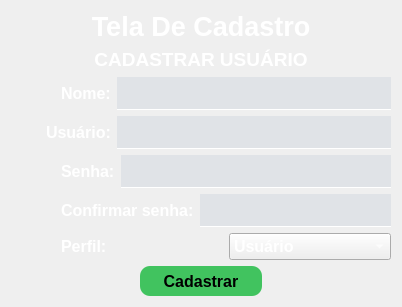
      <widget class="QWidget" name="pg_cadastro">
       <layout class="QVBoxLayout" name="verticalLayout_9">
        <item>
         <widget class="QLabel" name="label_18">
          <property name="font">
           <font>
            <pointsize>20</pointsize>
           </font>
          </property>
          <property name="text">
           <string>&lt;html&gt;&lt;head/&gt;&lt;body&gt;&lt;p align=&quot;center&quot;&gt;&lt;span style=&quot; font-weight:600; color:#ffffff;&quot;&gt;Tela De Cadastro&lt;/span&gt;&lt;/p&gt;&lt;/body&gt;&lt;/html&gt;</string>
          </property>
          <property name="alignment">
           <set>Qt::AlignCenter</set>
          </property>
         </widget>
        </item>
        <item>
         <widget class="QLabel" name="label_8">
          <property name="text">
           <string>&lt;html&gt;&lt;head/&gt;&lt;body&gt;&lt;p align=&quot;center&quot;&gt;&lt;img src=&quot;_imgs/user.png&quot;/&gt;&lt;/p&gt;&lt;p align=&quot;center&quot;&gt;&lt;span style=&quot; font-size:14pt; font-weight:600; color:#ffffff;&quot;&gt;CADASTRAR USUÁRIO&lt;/span&gt;&lt;/p&gt;&lt;/body&gt;&lt;/html&gt;</string>
          </property>
          <property name="alignment">
           <set>Qt::AlignCenter</set>
          </property>
         </widget>
        </item>
        <item>
         <layout class="QHBoxLayout" name="horizontalLayout_5">
          <property name="leftMargin">
           <number>50</number>
          </property>
          <item>
           <widget class="QLabel" name="label_9">
            <property name="text">
             <string>&lt;html&gt;&lt;head/&gt;&lt;body&gt;&lt;p&gt;&lt;span style=&quot; font-size:12pt; font-weight:600; color:#ffffff;&quot;&gt;Nome:&lt;/span&gt;&lt;/p&gt;&lt;/body&gt;&lt;/html&gt;</string>
            </property>
           </widget>
          </item>
          <item>
           <widget class="QLineEdit" name="txt_nome">
            <property name="styleSheet">
             <string notr="true">color:rgba(211, 239, 251,1);
border-bottom: 1px solid white;
border-radius:None;
background-color:rgba(85,115,155,0.1);
font-family:Trebuchet MS;
font-size:21px;</string>
            </property>
           </widget>
          </item>
         </layout>
        </item>
        <item>
         <layout class="QHBoxLayout" name="horizontalLayout_8">
          <property name="leftMargin">
           <number>35</number>
          </property>
          <item>
           <widget class="QLabel" name="label_13">
            <property name="text">
             <string>&lt;html&gt;&lt;head/&gt;&lt;body&gt;&lt;p&gt;&lt;span style=&quot; font-size:12pt; font-weight:600; color:#ffffff;&quot;&gt;Usuário:&lt;/span&gt;&lt;/p&gt;&lt;/body&gt;&lt;/html&gt;</string>
            </property>
           </widget>
          </item>
          <item>
           <widget class="QLineEdit" name="txt_usuario">
            <property name="styleSheet">
             <string notr="true">color:rgba(211, 239, 251,1);
border-bottom: 1px solid white;
border-radius:None;
background-color:rgba(85,115,155,0.1);
font-family:Trebuchet MS;
font-size:21px;</string>
            </property>
            <property name="echoMode">
             <enum>QLineEdit::Normal</enum>
            </property>
           </widget>
          </item>
         </layout>
        </item>
        <item>
         <layout class="QHBoxLayout" name="horizontalLayout_9">
          <property name="leftMargin">
           <number>50</number>
          </property>
          <item>
           <widget class="QLabel" name="label_14">
            <property name="text">
             <string>&lt;html&gt;&lt;head/&gt;&lt;body&gt;&lt;p&gt;&lt;span style=&quot; font-size:12pt; font-weight:600; color:#ffffff;&quot;&gt;Senha:&lt;/span&gt;&lt;/p&gt;&lt;/body&gt;&lt;/html&gt;</string>
            </property>
           </widget>
          </item>
          <item>
           <widget class="QLineEdit" name="txt_senha">
            <property name="styleSheet">
             <string notr="true">color:rgba(211, 239, 251,1);
border-bottom: 1px solid white;
border-radius:None;
background-color:rgba(85,115,155,0.1);
font-family:Trebuchet MS;
font-size:21px;</string>
            </property>
            <property name="echoMode">
             <enum>QLineEdit::Password</enum>
            </property>
           </widget>
          </item>
         </layout>
        </item>
        <item>
         <layout class="QHBoxLayout" name="horizontalLayout_10">
          <property name="leftMargin">
           <number>50</number>
          </property>
          <item>
           <widget class="QLabel" name="label_15">
            <property name="text">
             <string>&lt;html&gt;&lt;head/&gt;&lt;body&gt;&lt;p&gt;&lt;span style=&quot; font-size:12pt; font-weight:600; color:#ffffff;&quot;&gt;Confirmar senha:&lt;/span&gt;&lt;/p&gt;&lt;/body&gt;&lt;/html&gt;</string>
            </property>
           </widget>
          </item>
          <item>
           <widget class="QLineEdit" name="txt_senha2">
            <property name="styleSheet">
             <string notr="true">color:rgba(211, 239, 251,1);
border-bottom: 1px solid white;
border-radius:None;
background-color:rgba(85,115,155,0.1);
font-family:Trebuchet MS;
font-size:21px;</string>
            </property>
            <property name="echoMode">
             <enum>QLineEdit::Password</enum>
            </property>
           </widget>
          </item>
         </layout>
        </item>
        <item>
         <layout class="QHBoxLayout" name="horizontalLayout_7">
          <property name="leftMargin">
           <number>50</number>
          </property>
          <item>
           <widget class="QLabel" name="label_10">
            <property name="text">
             <string>&lt;html&gt;&lt;head/&gt;&lt;body&gt;&lt;p&gt;&lt;span style=&quot; font-size:12pt; font-weight:600; color:#ffffff;&quot;&gt;Perfil:&lt;/span&gt;&lt;/p&gt;&lt;/body&gt;&lt;/html&gt;</string>
            </property>
           </widget>
          </item>
          <item>
           <widget class="QComboBox" name="cb_perfil">
            <property name="minimumSize">
             <size>
              <width>0</width>
              <height>0</height>
             </size>
            </property>
            <property name="font">
             <font>
              <pointsize>12</pointsize>
              <weight>75</weight>
              <bold>true</bold>
             </font>
            </property>
            <property name="cursor">
             <cursorShape>PointingHandCursor</cursorShape>
            </property>
            <property name="styleSheet">
             <string notr="true">color: white;</string>
            </property>
            <property name="editable">
             <bool>false</bool>
            </property>
            <property name="currentText">
             <string>Usuário</string>
            </property>
            <property name="placeholderText">
             <string/>
            </property>
            <item>
             <property name="text">
              <string>Usuário</string>
             </property>
            </item>
            <item>
             <property name="text">
              <string>Administrador</string>
             </property>
            </item>
           </widget>
          </item>
         </layout>
        </item>
        <item>
         <layout class="QHBoxLayout" name="horizontalLayout_6">
          <item>
           <widget class="QLabel" name="label_11">
            <property name="text">
             <string/>
            </property>
           </widget>
          </item>
          <item>
           <widget class="QPushButton" name="btn_cadastrar">
            <property name="minimumSize">
             <size>
              <width>0</width>
              <height>30</height>
             </size>
            </property>
            <property name="font">
             <font>
              <pointsize>12</pointsize>
              <weight>75</weight>
              <bold>true</bold>
              <stylestrategy>PreferAntialias</stylestrategy>
             </font>
            </property>
            <property name="cursor">
             <cursorShape>PointingHandCursor</cursorShape>
            </property>
            <property name="styleSheet">
             <string notr="true">QPushButton{
	color:rgb(0, 0, 0);
	border-radius: 10px;
	font-size: 16px;
	background-color:rgb(65, 195, 95);
}

QPushButton:hover{
	background-color:rgb(76, 229, 109);
	color: rgb(255, 255, 255);
}</string>
            </property>
            <property name="text">
             <string>Cadastrar</string>
            </property>
           </widget>
          </item>
          <item>
           <widget class="QLabel" name="label_12">
            <property name="font">
             <font>
              <weight>75</weight>
              <bold>true</bold>
             </font>
            </property>
            <property name="text">
             <string/>
            </property>
           </widget>
          </item>
         </layout>
        </item>
       </layout>
       <zorder>label_8</zorder>
       <zorder>label_18</zorder>
      </widget>
